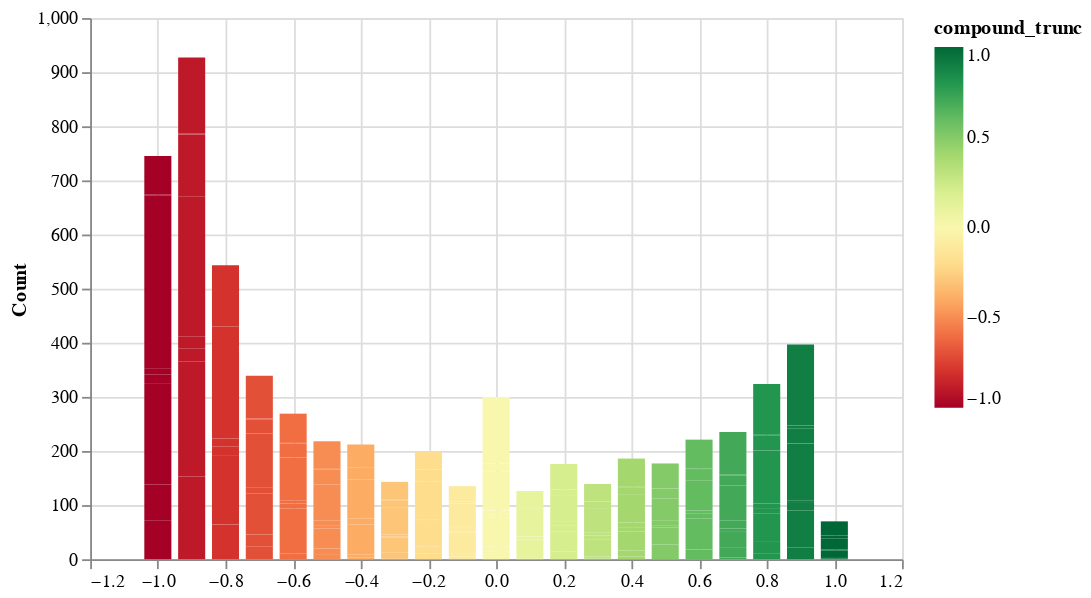

Notebook code for this chart:
### Markdown cell above
Let's plot first the distribuition of the scores across the news:

### Code cell
hist = alt.Chart(res).mark_bar(width=15).encode(
    alt.X("compound_trunc:Q", axis=alt.Axis(title="")),
    y=alt.Y('count:Q', axis=alt.Axis(title="Count")),
    color=alt.Color('compound_trunc:Q', scale=alt.Scale(scheme='redyellowgreen')), 
    tooltip=['compound_trunc', 'count']
).properties(width = 450)

hist

### Figure 1 — Vega-Lite specification as saved in the notebook (floating-point values rounded to 4 significant figures; data arrays with more than 128 entries replaced by an {"elided": "..."} marker saying what was removed)
{"config": {"view": {"continuousWidth": 400, "continuousHeight": 300}}, "data": {"name": "data-5b525bea0582867311b3c6115b8dc52c"}, "mark": {"type": "bar", "width": 15}, "encoding": {"color": {"field": "compound_trunc", "scale": {"scheme": "redyellowgreen"}, "type": "quantitative"}, "tooltip": [{"field": "compound_trunc", "type": "quantitative"}, {"field": "count", "type": "quantitative"}], "x": {"axis": {"title": ""}, "field": "compound_trunc", "type": "quantitative"}, "y": {"axis": {"title": "Count"}, "field": "count", "type": "quantitative"}}, "width": 450, "$schema": "https://vega.github.io/schema/vega-lite/v4.17.0.json", "datasets": {"data-5b525bea0582867311b3c6115b8dc52c": {"elided": "187 records"}}}
